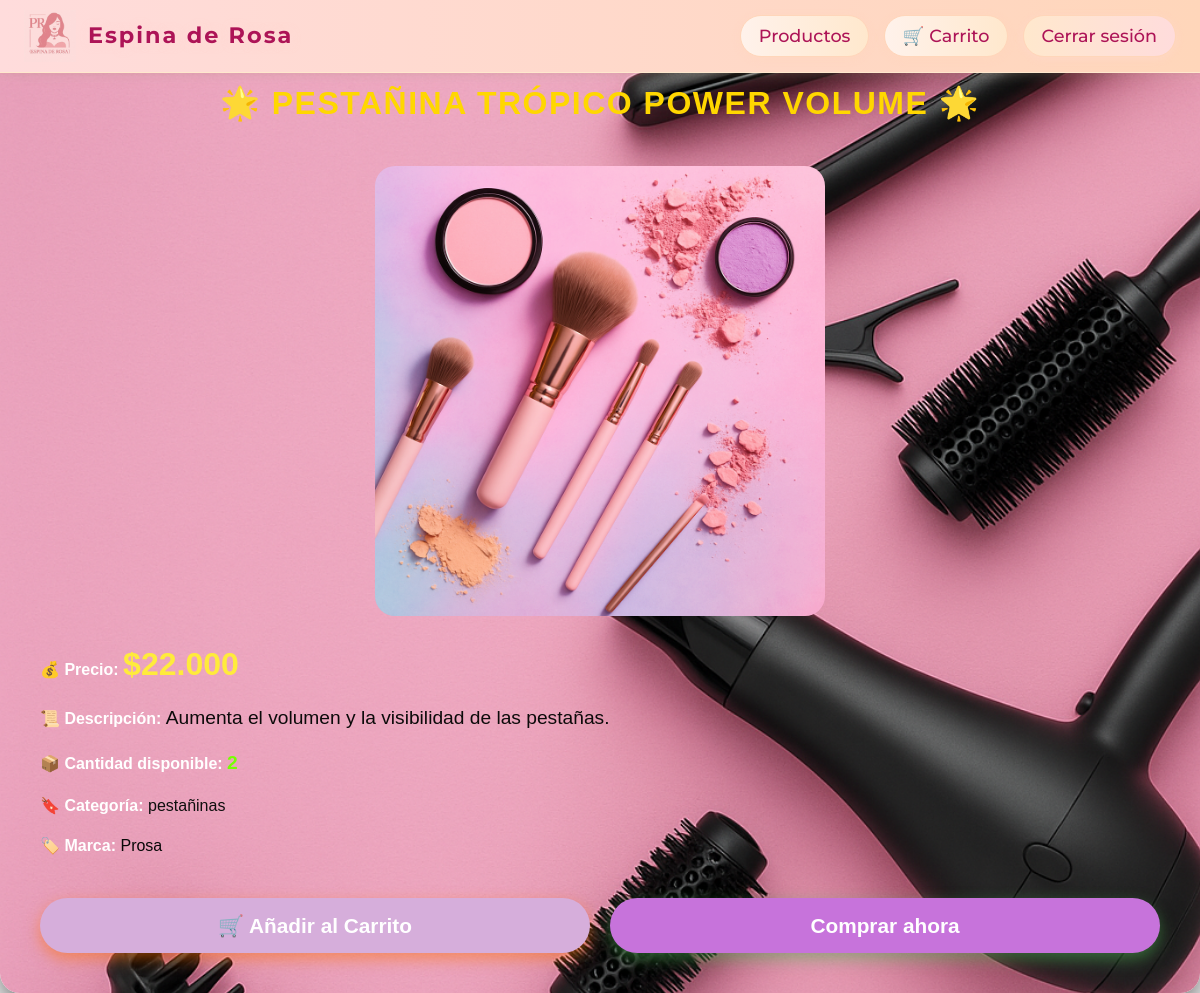
/producto/4/, run on the app's committed database.
### crud_app/models.py (models this page shows, shortened)
class Producto(models.Model):
    nombre = models.CharField(max_length=100)
    descripcion = models.TextField()
    precio = models.DecimalField(max_digits=10, decimal_places=2)
    creado_el = models.DateTimeField(auto_now_add=True)
    imagen = models.ImageField(upload_to='productos/', null=True, blank=True)  # Agrega este campo
    categoria = models.CharField(max_length=50, default='sin categoria')
    stock = models.PositiveIntegerField(default=0)
    marca = models.CharField(max_length=50, blank=True)

### crud_app/views.py (the view)
# urls.py: path('producto/<int:id>/', views.detalle_producto, name='detalle_producto'),
def detalle_producto(request, id):
    producto = get_object_or_404(Producto, id=id)
    return render(request, 'crud_app/detalle_producto.html', {'producto': producto})

### crud_app/templatetags/filtros_personalizados.py (called while the page is built)
@register.filter
def formato_precio(value):
    try:
        return '{:,.0f}'.format(value).replace(',', '.')
    except (ValueError, TypeError):
        return value

### crud_app/templates/crud_app/detalle_producto.html (shortened to what this page needs)
{% extends 'crud_app/base.html' %}
{% load filtros_personalizados %}
{% block contenido %}
<div class="barra-superior" style="display: flex; justify-content: space-between; align-items: center; background: linear-gradient(90deg, #ff6f00, #ffb300); padding: 10px 20px; position: fixed; top: 0; left: 0; width: 100%; z-index: 1000; box-shadow: 0px 4px 15px rgba(0, 0, 0, 0.3); transition: all 0.3s ease;">
    <div style="display: flex; align-items: center;">
        <a href="{% url 'productos_para_usuario' %}" style="font-weight: bold; font-size: 1.8em; color: white; text-decoration: none; text-shadow: 2px 2px 8px rgba(0,0,0,0.5); letter-spacing: 1px;">✨ Store Technology ✨</a>
    </div>
    <div>
        <a href="{% url 'carrito' %}" class="btn-cart" style="color: white; background-color: #ff6f00; border: none; padding: 12px 25px; border-radius: 25px; font-size: 1em; text-decoration: none; font-weight: bold; transition: all 0.3s ease; box-shadow: 0 4px 15px rgba(255, 111, 0, 0.5);">🛒 Carrito</a>
        <a href="{% url 'cerrar_sesion' %}" class="btn-logout ml-2" style="color: white; background-color: #d50000; padding: 12px 25px; text-decoration: none; border-radius: 25px; font-weight: bold; transition: all 0.3s ease; box-shadow: 0 4px 15px rgba(213, 0, 0, 0.5);">Cerrar sesión</a>
    </div>
</div>
<div class="container mt-4" style="font-family: 'Poppins', sans-serif; margin-top: 100px; max-width: 1200px; background-image: url('/static/img/fondo_producto.png'); background-size: cover; background-position: center; color: white; border-radius: 20px; padding: 40px; box-shadow: 0px 12px 30px rgba(0, 0, 0, 0.6); animation: fadeIn 1.2s;">
    <h2 class="text-center mb-4" style="font-weight: bold; text-transform: uppercase; color: #ffd700; letter-spacing: 1.5px;">🌟 {{ producto.nombre }} 🌟</h2>
    <div class="row">
        <div class="col-12 text-center">
            <div class="image-container" style="position: relative; display: inline-block;">
                <img src="{{ producto.imagen.url }}" class="img-fluid zoom-on-hover" alt="{{ producto.nombre }}" style="max-width: 450px; max-height: 450px; object-fit: cover; cursor: pointer; border-radius: 20px; transition: transform 0.3s, box-shadow 0.3s;" data-bs-toggle="modal" data-bs-target="#imagenModal">
                <div class="image-glow" style="position: absolute; top: 0; left: 0; width: 100%; height: 100%; border-radius: 20px; background: rgba(255, 255, 255, 0.1); mix-blend-mode: overlay; transition: opacity 0.3s;"></div>
            </div>
        </div>
        <div class="col-12 mt-4">
            <p><strong>💰 Precio:</strong> <span style="font-size: 2em; color: #ffeb3b; font-weight: bold;">${{ producto.precio|formato_precio }}</span></p>
            <p><strong>📜 Descripción:</strong> <span style="font-size: 1.2em; color:rgb(12, 10, 10);">{{ producto.descripcion }}</span></p>
            <p><strong>📦 Cantidad disponible:</strong>
                {% if producto.stock > 0 %}
                    <span style="color: #76ff03; font-weight: bold; font-size: 1.2em;">{{ producto.stock }}</span>
                {% else %}
                    <span style="color: #ff5252; font-weight: bold; font-size: 1.2em;">Producto agotado</span>
                {% endif %}
            </p>
            <p><strong>🔖 Categoría:</strong> <span style="color:rgb(15, 15, 14);">{{ producto.categoria }}</span></p>
            <p><strong>🏷️ Marca:</strong> <span style="color:rgb(8, 8, 8);">{{ producto.marca }}</span></p>
        </div>
    </div>
    <div class="row mt-4 text-center">
        <div class="col-12 d-flex justify-content-center align-items-center">
            {% if producto.stock > 0 %}
                <a href="{% url 'agregar_al_carrito' producto.id %}"
                   class="btn btn-primary hover-scale"
                   style="background-color:rgb(214, 174, 219); border: none; color: white; padding: 12px 35px; font-size: 1.3em; font-weight: bold; transition: all 0.3s ease; margin-right: 20px; border-radius: 30px; box-shadow: 0px 6px 15px rgba(255, 111, 0, 0.5);">
                    🛒 Añadir al Carrito
                </a>
                <a href="{% url 'realizar_compra' producto.id %}"
                   class="btn btn-success hover-scale"
                   style="background-color:rgb(199, 115, 219); border: none; color: white; padding: 12px 35px; font-size: 1.3em; font-weight: bold; transition: all 0.3s ease; border-radius: 30px; box-shadow: 0px 6px 15px rgba(76, 175, 80, 0.5);">
                    Comprar ahora
                </a>
            {% else %}
                <p class="text-danger fw-bold mt-3" style="font-size: 1.2em;">Este producto no está disponible.</p>
            {% endif %}
        </div>
    </div>
</div>
{% endblock %}

### crud_app/static/css/style.css (style rules this page uses)
html, body { height: 100%; font-family: Arial, sans-serif; background-image: url('../img/Tecno.jpg'); background-size: cover; background-position: center; background-repeat: no-repeat; margin: 0; padding: 0; }
.container { max-width: 600px; margin: 50px auto; padding: 20px; background-color: rgba(255, 255, 255, 0.9); border-radius: 8px; box-shadow: 0 2px 10px rgba(0, 0, 0, 0.1); }
h2 { text-align: center; color: #343a40; }
.btn { width: 100%; padding: 10px; border: none; border-radius: 5px; background-color: #007bff; color: white; font-size: 16px; cursor: pointer; }
.text-center { text-align: center; margin-top: 20px; }
.text-center a { color: #007bff; text-decoration: none; }

### crud_app/templates/crud_app/base.html (style rules this page uses)
body, html { min-height: 100vh; margin: 0; padding: 0; font-family: 'Montserrat', 'Roboto', Arial, sans-serif; background: none !important; }

### data on the page
Producto: nombre "PESTAÑINA TRÓPICO POWER VOLUME", imagen (picture), precio "22.000", descripcion "Aumenta el volumen y la visibilidad de las pestañas.", categoria "pestañinas", marca "Prosa"
